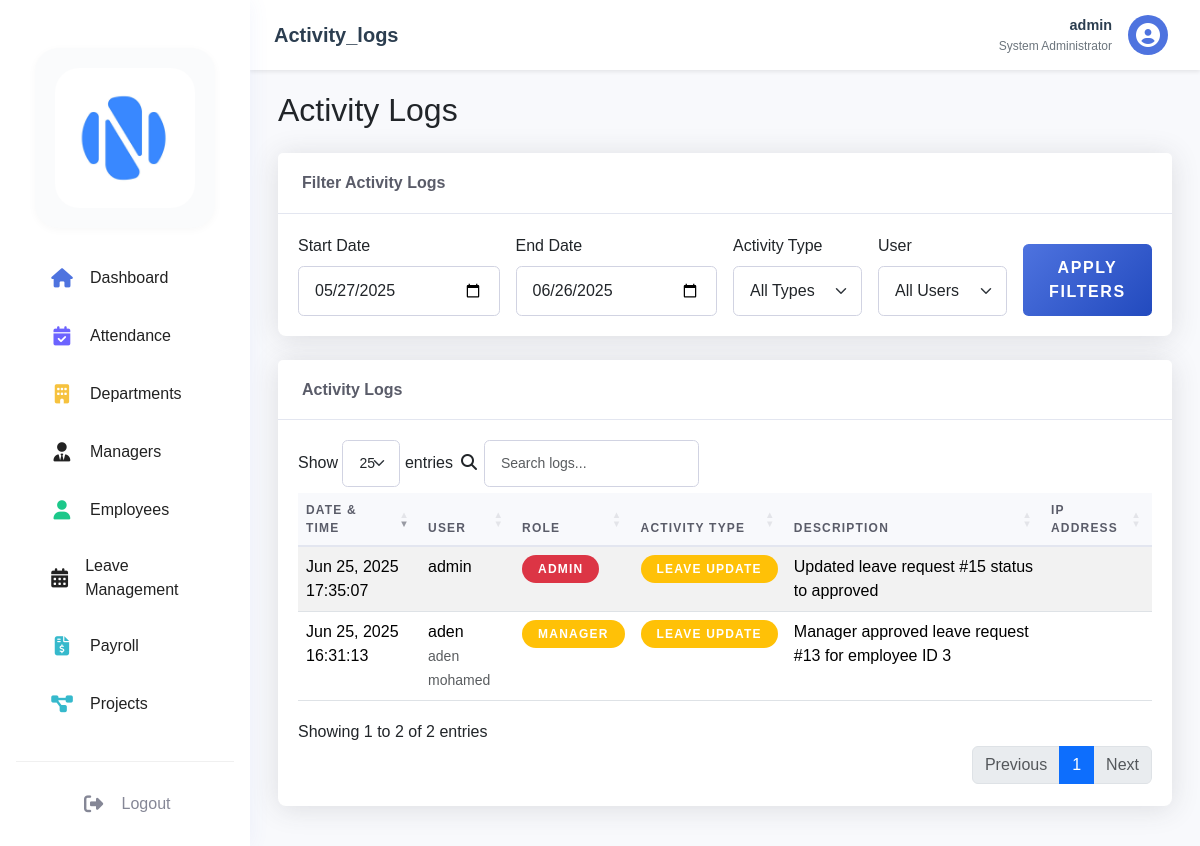
Screenshot of /dashboard/admin/activity_logs.php (signed in) with the database file from the repository.
### tables this page shows
CREATE TABLE `users` (
  `user_id` int(11) NOT NULL,
  `username` varchar(50) NOT NULL,
  `password` varchar(255) NOT NULL,
  `email` varchar(100) NOT NULL,
  `role` enum('admin','hr','manager','employee') NOT NULL,
  `status` enum('active','inactive','on_leave','deleted') DEFAULT 'active',
  `created_at` timestamp NOT NULL DEFAULT CURRENT_TIMESTAMP,
  `last_login` timestamp NULL DEFAULT NULL,
  `reset_token` varchar(64) DEFAULT NULL,
  `reset_token_expires` datetime DEFAULT NULL,
  `reset_code` varchar(6) DEFAULT NULL,
  `reset_code_expires` datetime DEFAULT NULL
);

CREATE TABLE `activity_logs` (
  `log_id` int(11) NOT NULL,
  `user_id` int(11) DEFAULT NULL,
  `activity_type` varchar(50) DEFAULT NULL,
  `description` text,
  `ip_address` varchar(45) DEFAULT NULL,
  `created_at` timestamp NOT NULL DEFAULT CURRENT_TIMESTAMP
);

### dashboard/admin/includes/functions.php (called while the page is built, shortened)
<?php
function getRoleBadgeClass($role) {
    switch ($role) {
        case 'admin':
            return 'danger';
        case 'manager':
            return 'warning';
    }
}
function getActivityTypeBadgeClass($type) {
    switch ($type) {
        case 'leave_update':
            return 'warning';
    }
}

### dashboard/admin/activity_logs.php (the view, shortened to what this page needs)
<?php
require_once '../../config/database.php';
require_once 'includes/functions.php';
$start_date = isset($_GET['start_date']) ? $_GET['start_date'] : date('Y-m-d', strtotime('-30 days'));
$end_date = isset($_GET['end_date']) ? $_GET['end_date'] : date('Y-m-d');
try {
    $query = "
        SELECT al.*,
               u.username,
               CONCAT(e.first_name, ' ', e.last_name) as full_name,
               u.role
        FROM activity_logs al
        JOIN users u ON al.user_id = u.user_id
        LEFT JOIN employees e ON u.user_id = e.user_id
        WHERE DATE(al.created_at) BETWEEN ? AND ?
    ";
    $params = [$start_date, $end_date];
    $query .= " ORDER BY al.created_at DESC";
    $stmt = $pdo->prepare($query);
    $stmt->execute($params);
    $logs = $stmt->fetchAll();
} catch (PDOException $e) {
    $error = "Error fetching logs: " . $e->getMessage();
}
?>
<!DOCTYPE html>
<html lang="en">
<head>
    <link href="https://cdn.jsdelivr.net/npm/bootstrap@5.3.2/dist/css/bootstrap.min.css" rel="stylesheet">
    <link href="https://cdn.datatables.net/1.11.5/css/dataTables.bootstrap5.min.css" rel="stylesheet">
    <link href="https://cdn.datatables.net/buttons/2.2.2/css/buttons.bootstrap5.min.css" rel="stylesheet">
    <link href="https://cdn.datatables.net/responsive/2.4.1/css/responsive.bootstrap5.min.css" rel="stylesheet">
    <link rel="stylesheet" href="https://cdnjs.cloudflare.com/ajax/libs/font-awesome/6.4.0/css/all.min.css">
    <link rel="stylesheet" href="https://cdn.jsdelivr.net/npm/flatpickr/dist/flatpickr.min.css">
    <link rel="stylesheet" href="../../assets/css/dashboard.css">
</head>
<body>
    <?php include 'includes/sidebar.php'; ?>
    <div class="main-content">
        <?php include 'includes/topbar.php'; ?>
        <div class="container-fluid">
            <h2 class="mb-4">Activity Logs</h2>
            <div class="card mb-4">
                <div class="card-header">
                    <h6 class="m-0 font-weight-bold">Filter Activity Logs</h6>
                </div>
                <div class="card-body">
                    <form method="GET" class="row g-3">
                        <div class="col-md-3">
                            <label class="form-label">Start Date</label>
                            <input type="date" class="form-control" name="start_date" value="<?php echo $start_date; ?>">
                        </div>
                        <div class="col-md-3">
                            <label class="form-label">End Date</label>
                            <input type="date" class="form-control" name="end_date" value="<?php echo $end_date; ?>">
                        </div>
                        <div class="col-md-2">
                            <label class="form-label">Activity Type</label>
                            <select class="form-select" name="activity_type">
                                <option value="">All Types</option>
                            </select>
                        </div>
                        <div class="col-md-2">
                            <label class="form-label">User</label>
                            <select class="form-select" name="user_id">
                                <option value="">All Users</option>
                            </select>
                        </div>
                        <div class="col-md-2 d-flex align-items-end">
                            <button type="submit" class="btn btn-primary w-100">Apply Filters</button>
                        </div>
                    </form>
                </div>
            </div>
            <div class="card">
                <div class="card-header">
                    <h6 class="m-0 font-weight-bold">Activity Logs</h6>
                </div>
                <div class="card-body">
                    <div class="table-responsive">
                        <table id="logsTable" class="table table-striped table-hover">
                            <thead>
                                <tr>
                                    <th>Date & Time</th>
                                    <th>User</th>
                                    <th>Role</th>
                                    <th>Activity Type</th>
                                    <th>Description</th>
                                    <th>IP Address</th>
                                </tr>
                            </thead>
                            <tbody>
                                <?php foreach ($logs as $log): ?>
                                <tr>
                                    <td><?php echo date('M d, Y H:i:s', strtotime($log['created_at'])); ?></td>
                                    <td>
                                        <?php echo htmlspecialchars($log['username']); ?>
                                        <?php if ($log['full_name']): ?>
                                            <br><small class="text-muted"><?php echo htmlspecialchars($log['full_name']); ?></small>
                                        <?php endif; ?>
                                    </td>
                                    <td>
                                        <span class="badge bg-<?php echo getRoleBadgeClass($log['role']); ?>">
                                            <?php echo ucfirst($log['role']); ?>
                                        </span>
                                    </td>
                                    <td>
                                        <span class="badge bg-<?php echo getActivityTypeBadgeClass($log['activity_type']); ?>">
                                            <?php echo ucfirst(str_replace('_', ' ', $log['activity_type'])); ?>
                                        </span>
                                    </td>
                                    <td><?php echo htmlspecialchars($log['description']); ?></td>
                                    <td><?php echo htmlspecialchars($log['ip_address']); ?></td>
                                </tr>
                                <?php endforeach; ?>
                            </tbody>
                        </table>
                    </div>
                </div>
            </div>
        </div>
    </div>
</body>
</html>

### dashboard/admin/includes/topbar.php (shortened to what this page needs)
<?php
$stmt = $pdo->prepare("SELECT * FROM users WHERE user_id = ? AND role = 'admin'");
$stmt->execute([$_SESSION['user_id']]);
$admin = $stmt->fetch();
?>
<nav class="topbar">
    <div class="topbar-left">
        <div class="page-title">
            <?php
            $current_page = basename($_SERVER['PHP_SELF'], '.php');
            echo ucfirst($current_page);
            ?>
        </div>
    </div>
    <div class="topbar-right">
        <div class="profile-dropdown">
            <button class="profile-btn" onclick="toggleProfileMenu()">
                <div class="profile-info">
                    <span class="profile-name"><?php echo htmlspecialchars($admin['username']); ?></span>
                    <span class="profile-department">System Administrator</span>
                </div>
                <div class="profile-avatar">
                    <i class="fas fa-user-circle"></i>
                </div>
            </button>
        </div>
    </div>
</nav>

### assets/css/dashboard.css (style rules this page uses)
:root { --sidebar-width: 250px; --sidebar-collapsed-width: 70px; --topbar-height: 60px; --primary-color: #4e73df; --secondary-color: #858796; --success-color: #1cc88a; --info-color: #36b9cc; --warning-color: #f6c23e; --danger-color: #e74a3b; }
body { font-family: 'Nunito', sans-serif; background-color: #f8f9fc; }
.main-content { margin-left: 250px; padding: 1rem; padding-top: 75px; transition: all 0.3s ease; min-height: 100vh; }
.topbar { position: fixed; top: 0; right: 0; left: 250px; height: 60px; background: white; box-shadow: 0 2px 4px rgba(0,0,0,0.1); padding: 0 1rem; display: flex; align-items: center; transition: all 0.3s ease; z-index: 1030; }
.card-header { background-color: white; border-bottom: 1px solid #e3e6f0; padding: 1rem; }
.card-body { padding: 1.25rem; }
.container-fluid { padding-top: 1rem; }
.card { margin-bottom: 1rem; }

### dashboard/admin/activity_logs.php (style rules this page uses)
:root { --primary-color: #4e73df; --secondary-color: #858796; --success-color: #1cc88a; --info-color: #36b9cc; --warning-color: #f6c23e; --danger-color: #e74a3b; --light-color: #f8f9fc; --dark-color: #5a5c69; }
body { font-family: 'Nunito', sans-serif; background-color: #f8f9fc; }
.main-content { background-color: #f8f9fc; min-height: 100vh; }
.card { border: none; border-radius: 0.5rem; box-shadow: 0 0.15rem 1.75rem 0 rgba(58, 59, 69, 0.15); margin-bottom: 1.5rem; }
.card-header { background-color: white; border-bottom: 1px solid #e3e6f0; padding: 1.25rem 1.5rem; }
.card-header h6, .card-header h2, .card-header h5 { font-weight: 700; color: var(--dark-color); margin: 0; }
.table-responsive { border-radius: 0.5rem; }
.table thead th { background-color: #f8f9fc; border-bottom: 2px solid #e3e6f0; color: var(--dark-color); font-weight: 700; text-transform: uppercase; font-size: 0.75rem; letter-spacing: 0.1em; }
.badge { padding: 0.5rem 1rem; border-radius: 2rem; font-weight: 600; font-size: 0.75rem; text-transform: uppercase; letter-spacing: 0.1em; }
.form-control, .form-select { border-radius: 0.35rem; border: 1px solid #d1d3e2; padding: 0.75rem 1rem; }
.btn { padding: 0.75rem 1.5rem; font-weight: 600; text-transform: uppercase; letter-spacing: 0.1em; border-radius: 0.35rem; transition: all 0.2s ease; }
.btn-primary { background: linear-gradient(135deg, var(--primary-color) 0%, #224abe 100%); border: none; }

### dashboard/admin/includes/topbar.php (style rules this page uses)
.topbar { position: fixed; top: 0; right: 0; left: 250px; height: 70px; background: #fff; display: flex; align-items: center; justify-content: space-between; padding: 0 1.5rem; z-index: 1030; box-shadow: 0 2px 4px rgba(0, 0, 0, 0.08); transition: all 0.3s ease; }
.topbar-left { display: flex; align-items: center; gap: 1rem; }
.page-title { font-size: 1.25rem; font-weight: 600; color: #2c3e50; }
.topbar-right { display: flex; align-items: center; gap: 1rem; }
.profile-dropdown { position: relative; }
.profile-btn { display: flex; align-items: center; gap: 1rem; background: none; border: none; padding: 0.5rem; cursor: pointer; border-radius: 0.375rem; transition: background-color 0.3s ease; }
.profile-info { text-align: right; }
.profile-name { display: block; font-weight: 600; color: #2c3e50; font-size: 0.9rem; }
.profile-department { display: block; color: #6c757d; font-size: 0.75rem; }
.profile-avatar { width: 40px; height: 40px; background: #4e73df; border-radius: 50%; display: flex; align-items: center; justify-content: center; color: #fff; }
.profile-avatar i { font-size: 1.5rem; }

### rows the page displays
users: username "admin"
activity_logs: created_at "Jun 25, 2025 17:35:07", user.username "admin", user.role "ADMIN", activity_type "LEAVE UPDATE", description "Updated leave request #15 status to approved"
activity_logs: created_at "Jun 25, 2025 16:31:13", user.username "aden", full_name "aden mohamed", user.role "MANAGER", activity_type "LEAVE UPDATE", description "Manager approved leave request #13 for employee ID 3"

### other values shown
$current_page "Activity_logs"
